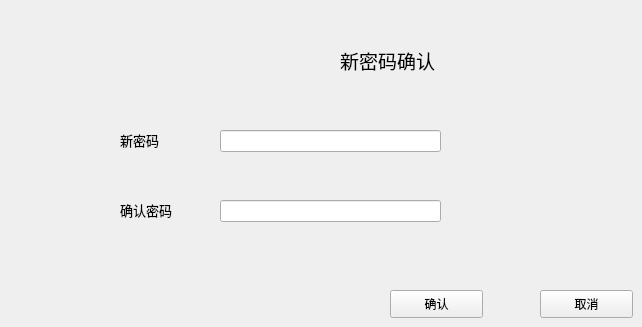
    <widget class="QWidget" name="page_6">
     <widget class="QLabel" name="label_33">
      <property name="geometry">
       <rect>
        <x>340</x>
        <y>40</y>
        <width>121</width>
        <height>41</height>
       </rect>
      </property>
      <property name="text">
       <string>&lt;html&gt;&lt;head/&gt;&lt;body&gt;&lt;p&gt;&lt;span style=&quot; font-size:14pt;&quot;&gt;新密码确认&lt;/span&gt;&lt;/p&gt;&lt;/body&gt;&lt;/html&gt;</string>
      </property>
     </widget>
     <widget class="QLabel" name="label_34">
      <property name="geometry">
       <rect>
        <x>120</x>
        <y>130</y>
        <width>61</width>
        <height>21</height>
       </rect>
      </property>
      <property name="text">
       <string>&lt;html&gt;&lt;head/&gt;&lt;body&gt;&lt;p&gt;&lt;span style=&quot; font-size:10pt;&quot;&gt;新密码&lt;/span&gt;&lt;/p&gt;&lt;/body&gt;&lt;/html&gt;</string>
      </property>
     </widget>
     <widget class="QLabel" name="label_35">
      <property name="geometry">
       <rect>
        <x>120</x>
        <y>200</y>
        <width>71</width>
        <height>21</height>
       </rect>
      </property>
      <property name="text">
       <string>&lt;html&gt;&lt;head/&gt;&lt;body&gt;&lt;p&gt;&lt;span style=&quot; font-size:10pt;&quot;&gt;确认密码&lt;/span&gt;&lt;/p&gt;&lt;/body&gt;&lt;/html&gt;</string>
      </property>
     </widget>
     <widget class="QLineEdit" name="lineEdit_10">
      <property name="geometry">
       <rect>
        <x>220</x>
        <y>130</y>
        <width>221</width>
        <height>22</height>
       </rect>
      </property>
     </widget>
     <widget class="QLineEdit" name="lineEdit_11">
      <property name="geometry">
       <rect>
        <x>220</x>
        <y>200</y>
        <width>221</width>
        <height>22</height>
       </rect>
      </property>
     </widget>
     <widget class="QPushButton" name="pushButton_8">
      <property name="geometry">
       <rect>
        <x>390</x>
        <y>290</y>
        <width>93</width>
        <height>28</height>
       </rect>
      </property>
      <property name="text">
       <string>确认</string>
      </property>
     </widget>
     <widget class="QPushButton" name="return_tof4_2">
      <property name="geometry">
       <rect>
        <x>540</x>
        <y>290</y>
        <width>93</width>
        <height>28</height>
       </rect>
      </property>
      <property name="text">
       <string>取消</string>
      </property>
     </widget>
    </widget>
